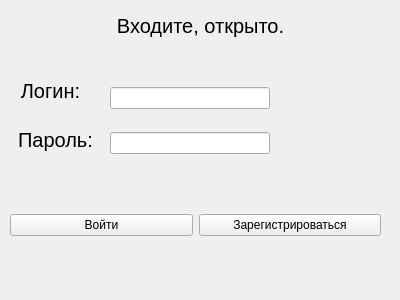
<?xml version="1.0" encoding="UTF-8"?>
<ui version="4.0">
 <class>Form</class>
 <widget class="QWidget" name="Form">
  <property name="geometry">
   <rect>
    <x>0</x>
    <y>0</y>
    <width>400</width>
    <height>300</height>
   </rect>
  </property>
  <property name="windowTitle">
   <string>Form</string>
  </property>
  <widget class="QLabel" name="label">
   <property name="geometry">
    <rect>
     <x>10</x>
     <y>10</y>
     <width>381</width>
     <height>31</height>
    </rect>
   </property>
   <property name="font">
    <font>
     <pointsize>15</pointsize>
    </font>
   </property>
   <property name="text">
    <string>Входите, открыто.</string>
   </property>
   <property name="alignment">
    <set>Qt::AlignCenter</set>
   </property>
  </widget>
  <widget class="QWidget" name="verticalLayoutWidget">
   <property name="geometry">
    <rect>
     <x>110</x>
     <y>70</y>
     <width>160</width>
     <height>101</height>
    </rect>
   </property>
   <layout class="QVBoxLayout" name="verticalLayout">
    <item>
     <widget class="QLineEdit" name="log"/>
    </item>
    <item>
     <widget class="QLineEdit" name="pwd"/>
    </item>
   </layout>
  </widget>
  <widget class="QWidget" name="horizontalLayoutWidget">
   <property name="geometry">
    <rect>
     <x>10</x>
     <y>200</y>
     <width>371</width>
     <height>51</height>
    </rect>
   </property>
   <layout class="QHBoxLayout" name="horizontalLayout">
    <item>
     <widget class="QPushButton" name="login_button">
      <property name="text">
       <string>Войти</string>
      </property>
     </widget>
    </item>
    <item>
     <widget class="QPushButton" name="signup_button">
      <property name="text">
       <string>Зарегистрироваться</string>
      </property>
     </widget>
    </item>
   </layout>
  </widget>
  <widget class="QLabel" name="label_2">
   <property name="geometry">
    <rect>
     <x>0</x>
     <y>70</y>
     <width>101</width>
     <height>41</height>
    </rect>
   </property>
   <property name="font">
    <font>
     <pointsize>15</pointsize>
    </font>
   </property>
   <property name="text">
    <string>Логин:</string>
   </property>
   <property name="alignment">
    <set>Qt::AlignCenter</set>
   </property>
  </widget>
  <widget class="QLabel" name="label_3">
   <property name="geometry">
    <rect>
     <x>0</x>
     <y>119</y>
     <width>111</width>
     <height>41</height>
    </rect>
   </property>
   <property name="font">
    <font>
     <pointsize>15</pointsize>
    </font>
   </property>
   <property name="text">
    <string>Пароль:</string>
   </property>
   <property name="alignment">
    <set>Qt::AlignCenter</set>
   </property>
  </widget>
 </widget>
 <resources/>
 <connections/>
</ui>
